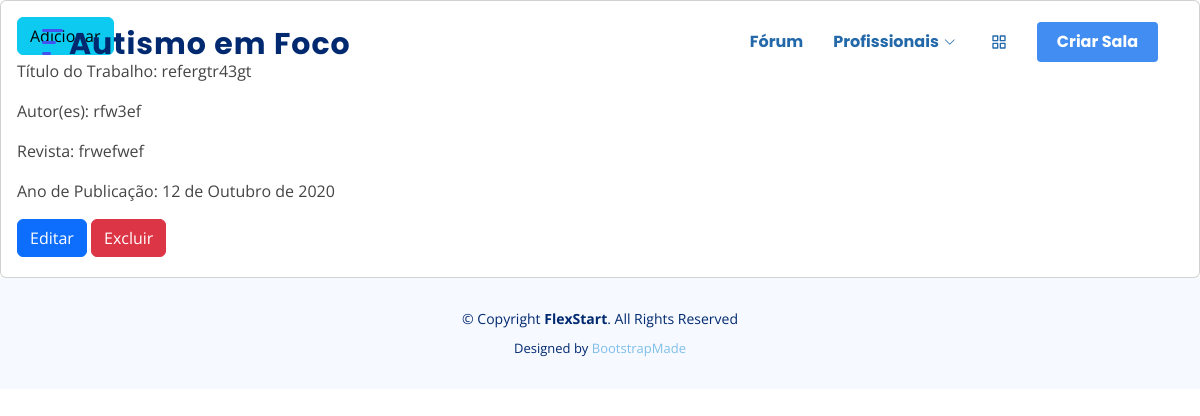
/trabalhosAcademicos/listar_Trabalhos/, run on an earlier commit of the app's database.
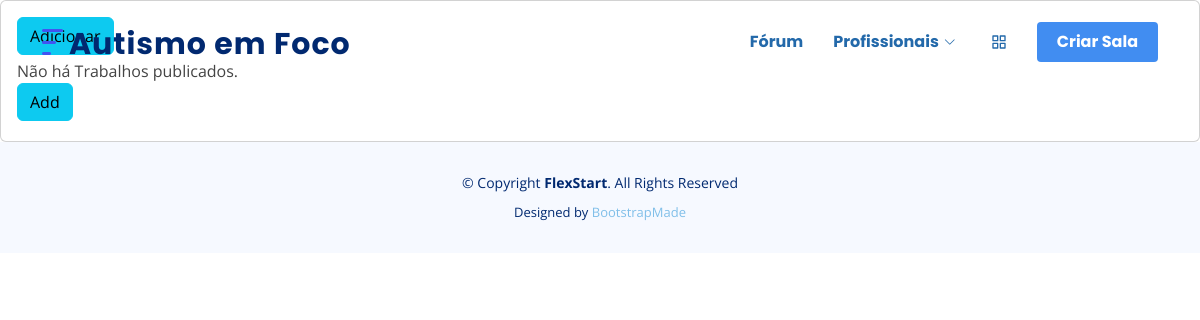
And on a later commit of the database.
### trabalhos_academicos/models.py (models this page shows, shortened)
class Trabalhos_academicos(models.Model):
    titulo_trabalho = models.CharField('Título do Trabalho', max_length=150)
    autores = models.CharField('Autor(es)', max_length=100)
    revista = models.CharField(max_length=50)
    ano = models.DateField('Ano de Publicação', null=False, blank=False)
    anexo = models.FileField(upload_to='meusarquivos/', blank=False,
                             default='')

### trabalhos_academicos/views.py (the view)
# urls.py: path('listar_Trabalhos/', views.listarTrabalhosAcademicos,
def listarTrabalhosAcademicos(request):
    trabalhosAcademicos = Trabalhos_academicos.objects.all()
    return render(request, 'trabalhos/listar.html',
                  {'trabalhosAcademicos': trabalhosAcademicos})

### trabalhos_academicos/templates/trabalhos/listar.html (shortened to what this page needs)
{% extends 'geral/base.html' %}
{% load static %}
{% if user.is_authenticated %}
{% block content %}
<div class="row">
    <div class="col-12">
        <div class="card">
            <div class="card-body">
                <div class="text-right mr-3">
                    <a href="/trabalhosAcademicos/publicar_Trabalhos/{{ trabalhosAcademicos.id }}">
                        <button type="button" class="btn mb-1 btn-info">
                            Adicionar <span class="btn-icon-right"></span>
                        </button>
                    </a>
                </div>
                {% if trabalhosAcademicos %}
                    {% for t in trabalhosAcademicos %}
                <div class="trabalhos_academicos-lista">
                       <p>Título do Trabalho: {{ t.titulo_trabalho }} </p>
                       <p>Autor(es): {{ t.autores }} </p>
                       <p>Revista: {{ t.revista }} </p>
                       <p>Ano de Publicação: {{ t.ano }} </p>
                         <div class="text-right mr-3">
                            <a href="/trabalhosAcademicos/atualizar_Trabalhos/{{ t.id }}">
                                <button type="button" class="btn mb-1 btn-primary">
                                    Editar <span class="btn-icon-right">  </span>
                                </button>
                            </a>
                            <a href="/trabalhosAcademicos/excluir_Trabalhos/{{ t.id }}">
                                <button type="button" class="btn mb-1 btn-danger">
                                    Excluir <span class="btn-icon-right">  </span>
                                </button>
                            </a>
                            </div>
                        </div>
                            {% endfor %}
                            {% else %}
                                Não há Trabalhos publicados.
                                <div class="text-right mr-3">
                                    <a href="/trabalhosAcademicos/publicar_Trabalhos/{{ t.id }}">
                                        <button type="button" class="btn mb-1 btn-info">
                                            Add <span class="btn-icon-right"></span>
                                        </button>
                                    </a>
                                </div>
                            {% endif %}
                </div>
            </div>
        </div>
    </div>
{% endblock %}
    {% else %}
        <a href="/accounts/login"> </a>
    {% endif %}

### templates/geral/base.html (shortened to what this page needs)
{% load static %}
<!DOCTYPE html>
<html lang="pt-br">
<head>
  <link href="{% static  'assets/vendor/aos/aos.css' %}" rel="stylesheet">
  <link href="{% static  'assets/vendor/bootstrap/css/bootstrap.min.css' %}" rel="stylesheet">
  <link href="{% static  'assets/vendor/bootstrap-icons/bootstrap-icons.css' %}" rel="stylesheet">
  <link href="{% static  'assets/vendor/glightbox/css/glightbox.min.css' %}" rel="stylesheet">
  <link href="{% static  'assets/vendor/remixicon/remixicon.css' %}" rel="stylesheet">
  <link href="{% static  'assets/vendor/swiper/swiper-bundle.min.css' %}" rel="stylesheet">
  <link href="{% static  'assets/css/style.css' %}" rel="stylesheet">
</head>
<body>
  {% include 'geral/navbar.html' %}
  {% block content %}
  {% endblock %}
  {% include 'geral/footer.html' %}
</body>
</html>

### templates/geral/navbar.html (shortened to what this page needs)
<header id="header" class="header fixed-top">
    <div class="container-fluid container-xl d-flex align-items-center justify-content-between">
      <a href="index.html" class="logo d-flex align-items-center">
        <img src="assets/img/logo.png" alt="">
        <span>Autismo em Foco</span>
      </a>
      <nav id="navbar" class="navbar">
        <ul>
          <li><a class="active" href="{% url 'listar_sala' %}">Fórum</a></li>
          <li class="dropdown"><a href="#"><span>Profissionais</span> <i class="bi bi-chevron-down"></i></a>
          </li>
          <li class="dropdown"><a href="#"><i>
                      </i></a>
          </li>
            <li><a class="getstarted scrollto" href="{% url 'criar_sala' %}">Criar Sala</a></li>
        </ul>
      </nav>
    </div>
  </header>

### templates/geral/footer.html (shortened to what this page needs)
<footer id="footer" class="footer">
    <div class="copyright">
      &copy; Copyright <strong><span>FlexStart</span></strong>. All Rights Reserved
    </div>
    <div class="credits">
      Designed by <a href="https://bootstrapmade.com/">BootstrapMade</a>
    </div>
</footer>

### static/assets/css/style.css (style rules this page uses)
:root { scroll-behavior: smooth; }
body { font-family: "Open Sans", sans-serif; color: #444444; }
a { color: #80bfe9; text-decoration: none; }
.header { transition: all 0.5s; z-index: 997; padding: 20px 0; }
.header .logo { line-height: 0; }
.header .logo img { max-height: 40px; margin-right: 6px; }
.header .logo span { font-size: 30px; font-weight: 700; letter-spacing: 1px; color: #012970; font-family: "Poppins", sans-serif;; margin-top: 3px; }
.navbar { padding: 0; }
.navbar ul { margin: 0; padding: 0; display: flex; list-style: none; align-items: center; }
.navbar li { position: relative; }
.navbar a, .navbar a:focus { display: flex; align-items: center; justify-content: space-between; padding: 10px 0 10px 30px; font-family: "Poppins", sans-serif;; font-size: 16px; font-weight: 700; color: #2369aa; white-space: nowrap; transition: 0.3s; }
.navbar a i, .navbar a:focus i { font-size: 12px; line-height: 0; margin-left: 5px; }
.navbar a:hover, .navbar .active, .navbar .active:focus, .navbar li:hover>a { color: #2369aa; }
.navbar .getstarted, .navbar .getstarted:focus { background: #418df1; padding: 8px 20px; margin-left: 30px; border-radius: 4px; color: #fff; }
.footer { background: #f6f9ff; padding: 0 0 30px 0; font-size: 14px; }
.footer .copyright { text-align: center; padding-top: 30px; color: #012970; }
.footer .credits { padding-top: 10px; text-align: center; font-size: 13px; color: #012970; }

What changed in the data, as far as the page shows it:
removed Trabalhos_academicos: titulo_trabalho "refergtr43gt", autores "rfw3ef", revista "frwefwef", ano "12 de Outubro de 2020"
Also different on the page:
text now shown: "Não há Trabalhos publicados. Add"
